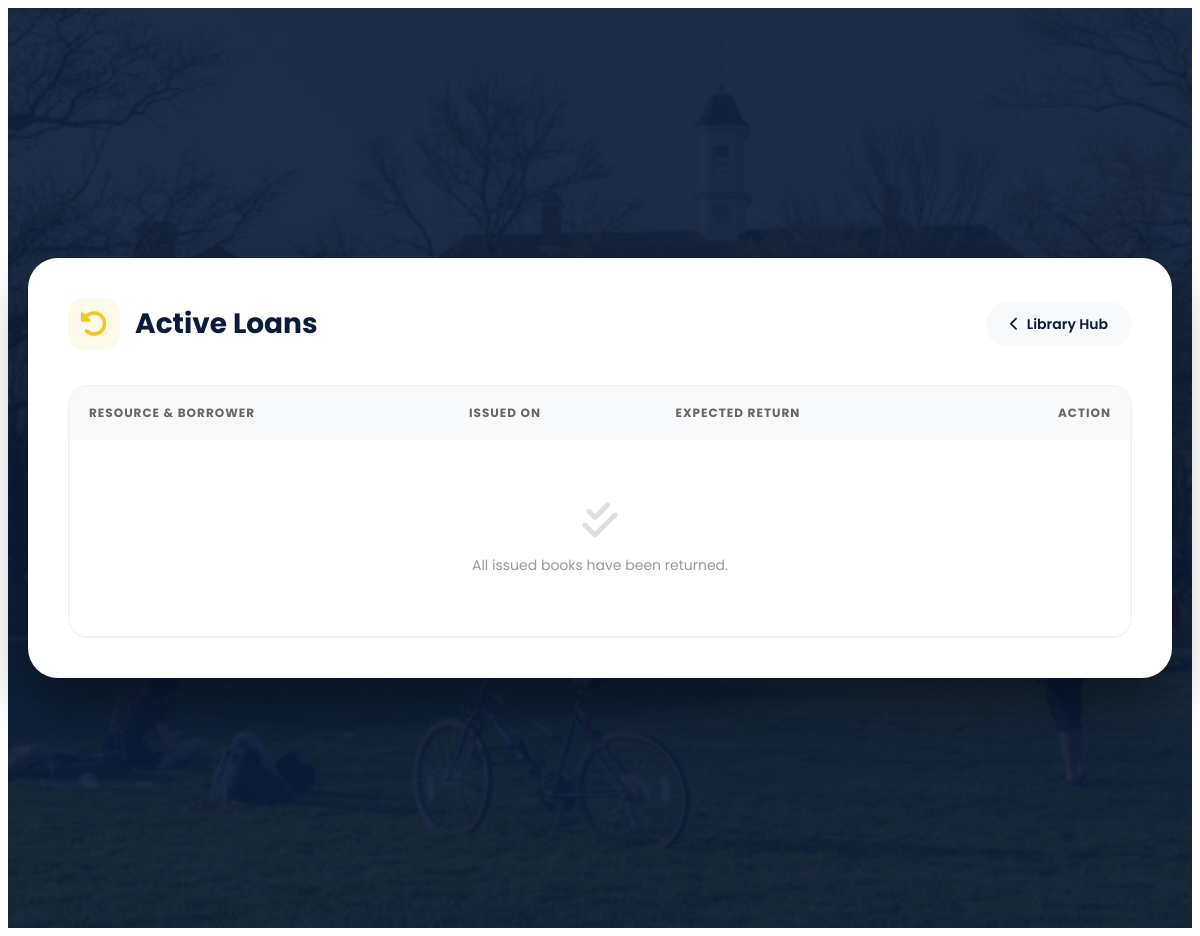
Before: /library/return/ (signed in) with the older database file.
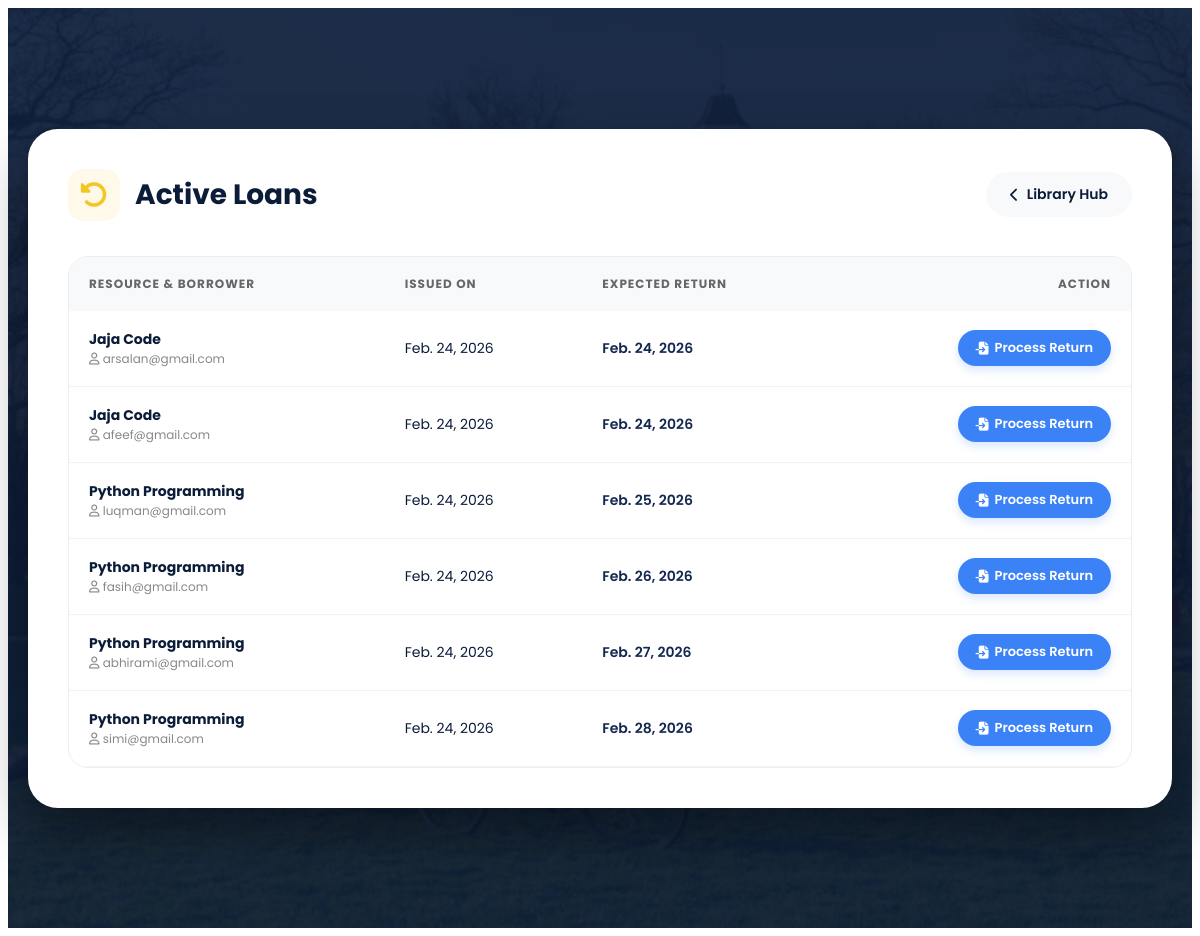
After: the same page with the newer database file.
### library/models.py (models this page shows, shortened)
class Issue(models.Model):
    STATUS_CHOICES = (
        ('ISSUED', 'Issued'),
        ('RETURNED', 'Returned'),
    )
    book = models.ForeignKey(Book, on_delete=models.CASCADE,null= True)
    user = models.ForeignKey(
        settings.AUTH_USER_MODEL,  # <-- use this instead of User
        on_delete=models.CASCADE,null=True
    )
    issue_date = models.DateField(auto_now_add=True,null=True)
    due_date = models.DateField(null=True)
    return_date = models.DateField(null=True, blank=True)
    fine = models.DecimalField(
        max_digits=6,
        decimal_places=2,
        default=0,null=True
    )
    fine_paid = models.BooleanField(default=False)
    status = models.CharField(
        max_length=10,
        choices=STATUS_CHOICES,
        default='ISSUED',null=True
    )
    paid_amount = models.DecimalField(   # 👈 ADD THIS
        max_digits=6,
        decimal_places=2,
        default=0
    )
    reminder_sent = models.BooleanField(default=False)
    overdue_notified = models.BooleanField(default=False)

class Book(models.Model):
    title = models.CharField(max_length=200,null=True)
    author = models.CharField(max_length=150,null=True)
    isbn = models.CharField(max_length=20, unique=True,null=True)
    category = models.CharField(max_length=100,null=True)
    total_copies = models.PositiveIntegerField(null=True)
    available_copies = models.PositiveIntegerField(null=True)
    created_at = models.DateTimeField(auto_now_add=True,null=True)

### accounts/models.py (models this page shows)
class User(AbstractUser):
    ROLE_CHOICES = (
        ('student','Student'),
        ('teacher','Teacher'),
        ('parent','Parent'),
    )
    role = models.CharField(
        max_length=10,
        choices=ROLE_CHOICES,
        blank=True,
        null=True
    )

### library/views.py (the view)
# urls.py: path('return/', views.return_book_list, name='return-book-list'),
@login_required
@user_passes_test(is_staff)
def return_book_list(request):
    issues = Issue.objects.filter(status='ISSUED')
    return render(request, 'library/return_book_list.html', {'issues': issues})

### library/views.py (called while the page is built)
def is_staff(user):
    return user.is_staff

### notifications/context_processors.py (called while the page is built)
def notification_count(request):
    if request.user.is_authenticated:
        count = Notification.objects.filter(
            recipient=request.user,
            is_read=False
        ).count()
    else:
        count = 0
    return {
        'unread_notification_count': count
    }

### templates/library/return_book_list.html (shortened to what this page needs)
{% extends 'base.html' %}
{% load static %}
{% block content %}
<link rel="stylesheet" href="https://cdnjs.cloudflare.com/ajax/libs/font-awesome/6.5.1/css/all.min.css"/>
<div class="return-page">
    <div class="return-list-container">
        <div class="header-flex">
            <h2>
                <i class="fas fa-rotate-left"></i>
                Active Loans
            </h2>
            <a href="{% url 'library-menu' %}" class="btn-back">
                <i class="fas fa-chevron-left"></i>
                Library Hub
            </a>
        </div>
        <div class="table-responsive">
            <table>
                <thead>
                    <tr>
                        <th>Resource & Borrower</th>
                        <th>Issued On</th>
                        <th>Expected Return</th>
                        <th style="text-align: right;">Action</th>
                    </tr>
                </thead>
                <tbody>
                    {% for issue in issues %}
                    <tr>
                        <td data-label="Resource & Borrower">
                            <span class="info-main">{{ issue.book.title }}</span>
                            <span class="info-sub"><i class="far fa-user"></i> {{ issue.user.username }}</span>
                        </td>
                        <td data-label="Issued On">
                            {{ issue.issue_date }}
                        </td>
                        <td data-label="Expected Return">
    {% now "Y-m-d" as today %}
    {% if issue.due_date|date:"Y-m-d" < today %}
        <span style="font-weight:700; color:#dc2626;">
            <i class="fas fa-triangle-exclamation"></i>
            Overdue
        </span>
        <br>
        <small style="color:#888;">
            Due: {{ issue.due_date }}
        </small>
    {% else %}
        <span style="font-weight:600; color: var(--navy);">
            {{ issue.due_date }}
        </span>
    {% endif %}
</td>
                        <td data-label="Action" style="text-align: right;">
                            <a href="{% url 'return-book' issue.id %}" class="btn-return">
                                <i class="fas fa-file-import"></i>
                                Process Return
                            </a>
                        </td>
                    </tr>
                    {% empty %}
                    <tr>
                        <td colspan="4" class="empty-row">
                            <i class="fas fa-check-double"></i>
                            All issued books have been returned.
                        </td>
                    </tr>
                    {% endfor %}
                </tbody>
            </table>
        </div>
    </div>
</div>
{% endblock %}

Changed rows visible on the page:
added Issue: book "Jaja Code", user.username "arsalan@gmail.com", issue_date "Feb. 24, 2026", due_date "Feb. 24, 2026"
added Issue: book "Jaja Code", user.username "afeef@gmail.com", issue_date "Feb. 24, 2026", due_date "Feb. 24, 2026"
added Issue: book "Python Programming", user.username "luqman@gmail.com", issue_date "Feb. 24, 2026", due_date "Feb. 25, 2026"
added Issue: book "Python Programming", user.username "fasih@gmail.com", issue_date "Feb. 24, 2026", due_date "Feb. 26, 2026"
added Issue: book "Python Programming", user.username "abhirami@gmail.com", issue_date "Feb. 24, 2026", due_date "Feb. 27, 2026"
added Issue: book "Python Programming", user.username "simi@gmail.com", issue_date "Feb. 24, 2026", due_date "Feb. 28, 2026"
Other visible differences:
text no longer shown: "All issued books have been returned."
